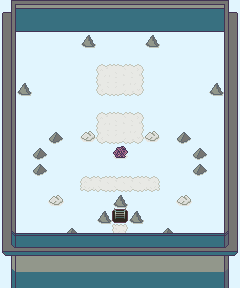

A level layout from a 2D game, rendered from its tile map. Below: a short description, then the map file with tile-grid data replaced by summaries:
An orthogonal 15x18 tile map with 16x16 px tiles, 2 tile layers (Tile Layer 1, Tile Layer 2), 8 tilesets and 19 objects (6x Monster, 4x NPC, Solid, Door).

<map version="1.9" tiledversion="1.9.0" orientation="orthogonal" renderorder="right-down" width="15" height="18" tilewidth="16" tileheight="16" infinite="0" backgroundcolor="#e1f5fe" nextlayerid="11" nextobjectid="123">
 <properties>
  <property name="action">(begin
  (map-name "XEONJIA TOWER – 12F")
  (if (!get "the-end") (disable-world-map))
(if (and (!get "999_up-safe") (and (eq? (enemies-count) 0) (and (get "999_up-talk") (!get "999_up-ok"))))
  (begin
    (set "999_up-ok" #t)
    (dialog '(("…")))
    (wait)
    (wait 1)
    (music "none")
    (dialog '(("hero" "We did it?")))
    (wait)
    (wait 2)
    (respawn 67)
    (friendly '(#t 67))
    (quiet '(#t 67))
    (respawn 61)
    (respawn 62)
    (set-orientation '(0 67))
    (set-orientation '(1 -1))
    (set-orientation '(1 61))
    (set-orientation '(1 62))
    (set-orientation '(1 63))
    (place 61 96 176)
    (place 62 128 176)
    (place 63 144 176)
    (place 67 112 128)
    (place -1 112 176)
    (black-curtain)
    (dialog
      '(("…")
      ("king of evil/king-of-evil" "And so, in the end, it really happened.")
      ("king of evil/king-of-evil" "I just got defeated by 4 kids.")
      ("/shen" "I didn't even fight.")
      ("king of evil/king-of-evil" "Ah, right.")
      ("king of evil/king-of-evil" "And so, in the end, it really happened.")
      ("king of evil/king-of-evil" "I just got defeated by 3 kids.")
      ("king of evil/king-of-evil" "I had to leave my world because it was uninhabitable.\nFreezing your world was the only way to save me and my people.\nThere was no possibility of coexistence.")
      ("/hero" "But in this way, to avoid your own suffering you brought suffering to us.")
      ("king of evil/king-of-evil" "I have been blind to the pain I have inflicted on this world and those who inhabit it.\nI was ready to freeze everything and wipe out every living thing in this Kingdom.\nThe power wore me down.\nBut I'd do it all over again the same way.\nI hope you will not be faced with similar choices.")
      ("/hero" "We would act differently.")
      ("king of evil/king-of-evil" "I know.")
      ("king of evil/king-of-evil" "I am leaving now, and with me the winter that has lasted for 65 years.\nRemember that even if my kingdom falls, evil will never completely disappear.\nIt will be reborn somewhere else, in a different form, waiting for a new opportunity to reclaim power.\nAlways be on your guard, heroes.\nFarewell.")))
    (wait)
    (wait)
    (king-of-evil-out 67)
    (wait 3)
    (dialog
      '(("/milla" "And so, so… it's over.")
      ("/hero" "So it seems.")
      ("/shen" "How pathetic the King of Evil trying to justify all the evil he has done.")
      ("/september" "But… guys… it seems to me that it's still winter!")
      ("/hero_exclamation" "!")))
    (wait)
    (set-orientation '(0 -1))
    (set-orientation '(0 61))
    (set-orientation '(0 62))
    (set-orientation '(0 63))
    (wait 0.6)
    (set-orientation '(3 -1))
    (set-orientation '(3 61))
    (set-orientation '(2 62))
    (set-orientation '(2 63))
    (wait 0.6)
    (set-orientation '(2 -1))
    (set-orientation '(2 61))
    (set-orientation '(3 62))
    (set-orientation '(3 63))
    (wait 0.6)
    (dialog
      '(("/hero" "You're right, it's still cold and the floor is still frozen!")
      ("/september" "Why isn't winter over?!")
      ("/shen" "Guys… do you know what day it is today?")
      ("/hero" "Actually no… I've lost track of time for quite a while.\nI think it has been at least a year since the start of the journey.")
      ("/shen" "Today is December 22nd… winter has just begun!")
      ("…")
      ("/hero_mouthless" "Hehe so we still have 3 months of winter ahead.")
      ("/shen" "Yea.")
      ("/hero_mouthless" "Oh.")
      ("/shen" "Yea.")
      ("/hero" "All right, after 65 years of winter, 3 more months don't make much of a difference.")
      ("/september" "Now what do we do?")
      ("/hero" "We go back home.")
      ("/milla" "There will be a sequel, right?")
      ("/hero" "I guess not.")
      ("/milla_sad" "No!??\nPlease.")
      ("/hero" "It's not up to me.")
      ("/milla_sad" "I want to have many more adventures.\nLet's save the world again, please.")
      ("/hero" "From what? The world is safe now.")
      ("/milla" "We need a new villain!\nSeptember, do you want to do this?")
      ("evil september/september_joking" "My glacial domain is about to begin.")
      ("/milla_happy" "Yeaaah. Thanks!!")
      ("/september" "You know I was kidding, right?")
      ("/milla_happy" "It doesn't matter.")
      ("/september" "Shall we go eat an ice cream?")
      ("/milla_happy" "Yeaaah.")))
    (wait)
    (wait 0.6)
    (move '(0 63))
    (wait 0.6)
    (move '(2 62))
    (set-orientation '(2 -1))
    (set-orientation '(2 61))
    (set-orientation '(3 63))
    (wait 1)
    (set-orientation '(1 63))
    (wait 1)
    (set-orientation '(3 62))
    (wait 0.6)
    (dialog '(("/hero" "What's wrong, Milla?")))
    (wait)
    (dialog '(("/milla_happy" "Snowball fight!"))) 
    (wait)
    (wait 0.6)
    (shot-snowball 62)
    (wait 0.6)
    (shot-snowball 63)
    (wait 0.6)
    (shot-snowball 61)
    (shot-snowball 62)
    (shot-snowball 63)
    (shot-snowball -1)
    (wait 0.6)
    (shot-snowball 61)
    (shot-snowball 62)
    (shot-snowball 63)
    (shot-snowball -1)
    (wait 0.6)
    (shot-snowball 61)
    (shot-snowball 62)
    (shot-snowball 63)
    (shot-snowball -1)
    (wait 2)
    (the-end))))</property>
  <property name="can-escape" type="bool" value="false" />
  <property name="disable-worldmap" type="bool" value="false" />
  <property name="map-name" value="Xeonjia Tower" />
  <property name="milla">(if (!get "999-september")
  (dialog '(("/" "Hey, there's September!")))
  (dialog '(("/" "Don't disturb me, I'm planning the trip."))))</property>
  <property name="music" value="tower" />
  <property name="skip-story">(if (!get "999_up-talk")
(begin
  (set "999_up-talk" #t)
  (delete 116)
  (place -1 112 176)
  (place 61 96 176)
  (place 62 128 176)
  (place 63 144 176)
  (set-orientation '(1 -1))
  (set-orientation '(1 61))
  (set-orientation '(1 62))
  (set-orientation '(1 63))
  (show 63)
  (show 117)
  (show 118)
  (show 119)
  (show 120)
  (show 121)
  (show 122)
  (show 67)
  (friendly '(#f 67))
  (quiet '(#f 67))
  (start-battle)
  (set-HP-diff 105)
  (show 110)
  (show 111)
  (show 112)
  (show 113)
  (show 114)
  (show 115)
  (music "king-of-evil")))</property>
  <property name="start-battle" type="bool" value="false" />
 </properties>
 <tileset firstgid="1" source="../tilesets/outdoor-1.tsx" />
 <tileset firstgid="129" source="../tilesets/monsters.tsx" />
 <tileset firstgid="204" source="../tilesets/npc_common.tsx" />
 <tileset firstgid="256" source="../tilesets/outdoor-2.tsx" />
 <tileset firstgid="416" source="../tilesets/outdoor-3.tsx" />
 <tileset firstgid="544" source="../tilesets/npc_main.tsx" />
 <tileset firstgid="576" source="../tilesets/tower.tsx" />
 <tileset firstgid="640" source="../tilesets/basic.tsx" />
 <layer id="1" name="Tile Layer 1" width="15" height="18">
  <data>[270 cells, 140 non-empty, 32 distinct tile ids]</data>
 </layer>
 <objectgroup id="9" name="npc">
  <!-- 5 objects omitted --></objectgroup>
 <layer id="6" name="Tile Layer 2" width="15" height="18">
  <data>[270 cells, 13 non-empty, 1 distinct tile ids]</data>
 </layer>
 <objectgroup id="8" name="items">
  <!-- 13 objects omitted --></objectgroup>
 <objectgroup id="10" name="spawn points">
  <!-- 1 objects omitted --></objectgroup>
</map>
<!-- 19 of 19 objects omitted -->
